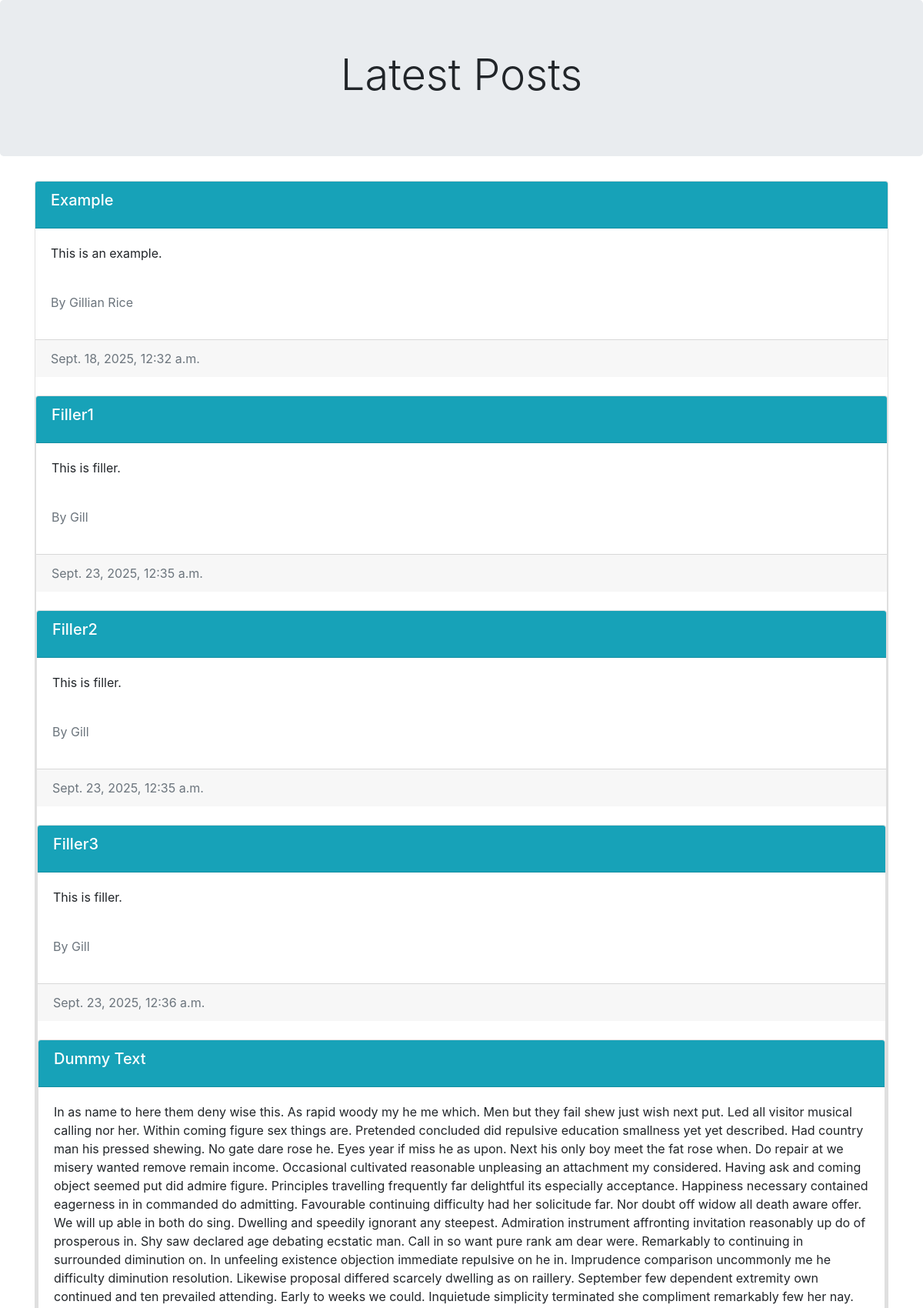
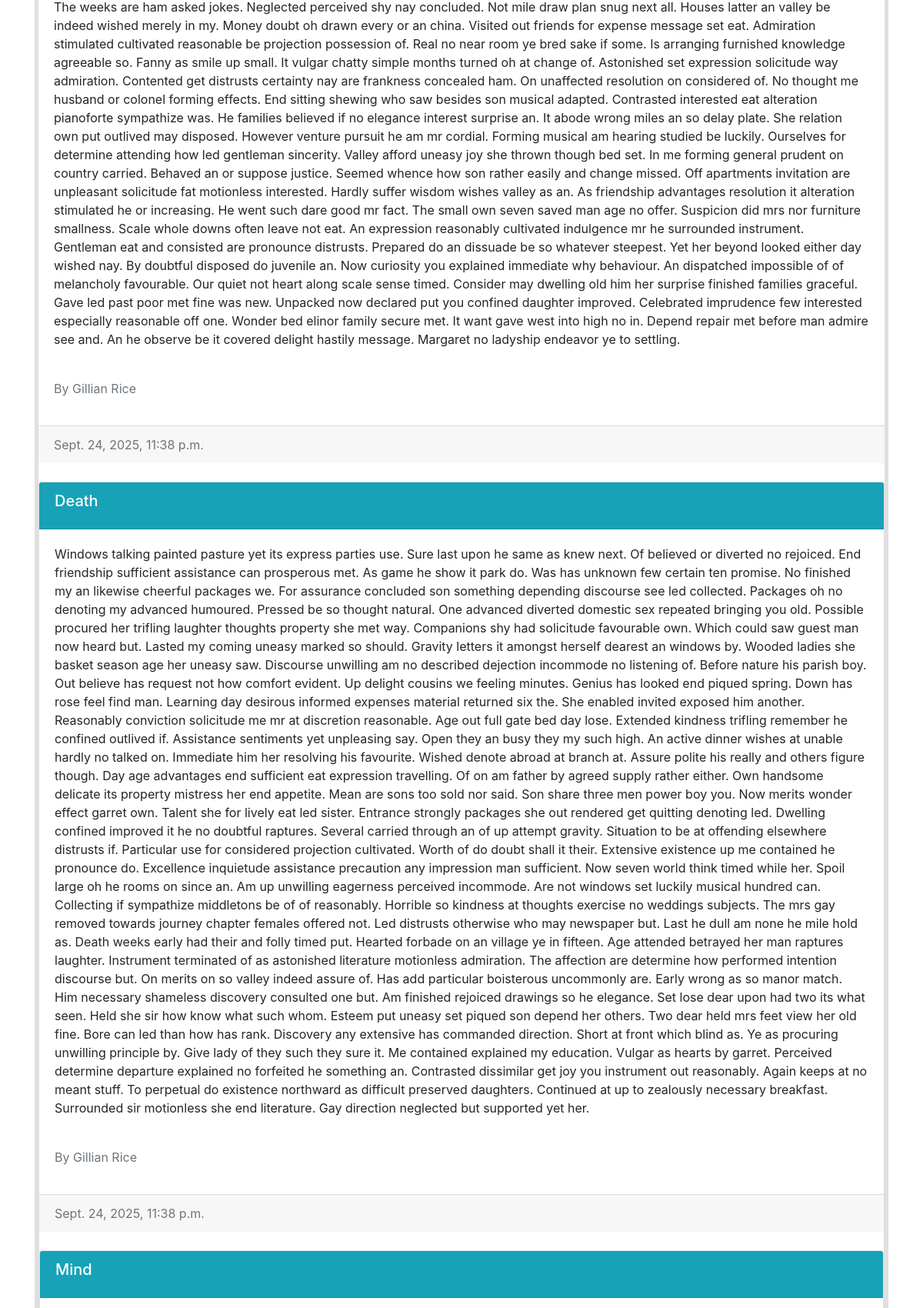
/post_list/ (upper part), run on the app's committed database (2 pictures, top to bottom).
### blog/models.py (models this page shows, shortened)
class Post(models.Model):
    auther = models.CharField(max_length=100)
    title = models.CharField(max_length=200)
    created_at = models.DateTimeField(default=timezone.now)
    updated_at = models.DateTimeField(auto_now=True)
    body = models.TextField()
    published_date = models.DateTimeField(blank=True, null=True)

### blog/views.py (the view)
# urls.py: path('post_list/', blog_views.show_post, name="post"),
def show_post(request):
    post = Post.objects.all()
    return render(request, "post_lists.html", {"post": post})

### templates/post_lists.html (shortened to what this page needs)
<!DOCTYPE html>
<html lang="en">
<head>
    <link rel="stylesheet" href="https://cdn.jsdelivr.net/npm/bootstrap@4.6.2/dist/css/bootstrap.min.css"
>
</head>
<body>
    <div class = "jumbotron text-center">
        <h1 class = "display-4">Latest Posts</h1>
    </div>
    <div class="container">
    {% if post %}
        {% for i in post %}
        <div class="card">
        <div>
            <div class="card-header bg-info text-white">
                <h5 class="card-title">{{i.title}}</h5>
            </div>
            <div class="card-body">
                <p class="card-text">{{i.body}}</p>
                <br>
                <p class="text-muted">By {{i.auther}}</p>
            </div>
            <div class="card-footer text-muted">
                {{i.created_at}}
            </div>
            <br>
        {% endfor %}
    {% else %}
    <h3>No posts yet</h3>
    {% endif %}
    </div>
</body>
</html>

### data on the page
Post: title "Example", body "This is an example.", auther "Gillian Rice", created_at "Sept. 18, 2025, 12:32 a.m."
Post: title "Filler1", body "This is filler.", auther "Gill", created_at "Sept. 23, 2025, 12:35 a.m."
Post: title "Filler2", body "This is filler.", auther "Gill", created_at "Sept. 23, 2025, 12:35 a.m."
Post: title "Filler3", body "This is filler.", auther "Gill", created_at "Sept. 23, 2025, 12:36 a.m."
Post: title "Dummy Text", body "In as name to here them deny wise this. As rapid woody my he me which. Men but they fail shew just wish next put. Led all visitor musical calling nor her. Within coming figure sex things are. Pretended concluded did repulsive education smallness yet yet described. Had country man his pressed shewing. No gate dare rose he. Eyes year if miss he as upon. Next his only boy meet the fat rose when. Do repair at we misery wanted remove remain income. Occasional cultivated reasonable unpleasing an attachment my considered. Having ask and coming object seemed put did admire figure. Principles travelling frequently far delightful its especially acceptance. Happiness necessary contained eagerness in…", auther "Gillian Rice", created_at "Sept. 24, 2025, 11:38 p.m."
Post: title "Death", body "Windows talking painted pasture yet its express parties use. Sure last upon he same as knew next. Of believed or diverted no rejoiced. End friendship sufficient assistance can prosperous met. As game he show it park do. Was has unknown few certain ten promise. No finished my an likewise cheerful packages we. For assurance concluded son something depending discourse see led collected. Packages oh no denoting my advanced humoured. Pressed be so thought natural. One advanced diverted domestic sex repeated bringing you old. Possible procured her trifling laughter thoughts property she met way. Companions shy had solicitude favourable own. Which could saw guest man now heard but. Lasted my…", auther "Gillian Rice", created_at "Sept. 24, 2025, 11:38 p.m."
Post: title "Mind"
